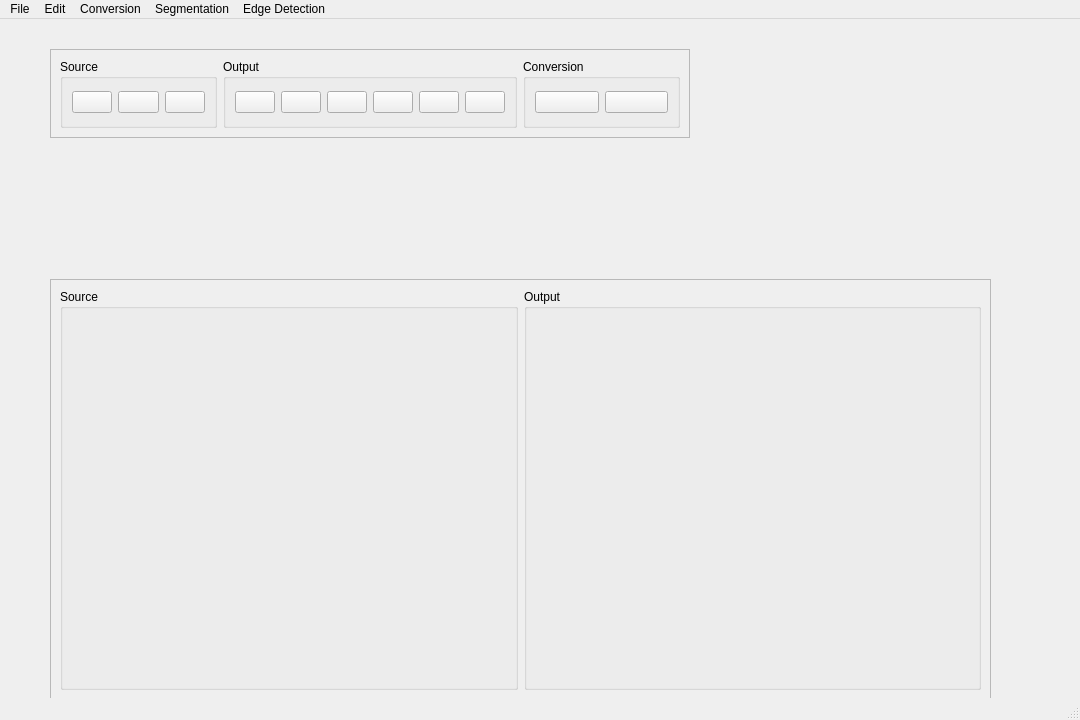
<?xml version="1.0" encoding="UTF-8"?>
<ui version="4.0">
 <class>MainWindow</class>
 <widget class="QMainWindow" name="MainWindow">
  <property name="enabled">
   <bool>true</bool>
  </property>
  <property name="geometry">
   <rect>
    <x>0</x>
    <y>0</y>
    <width>1080</width>
    <height>720</height>
   </rect>
  </property>
  <property name="minimumSize">
   <size>
    <width>1080</width>
    <height>720</height>
   </size>
  </property>
  <property name="maximumSize">
   <size>
    <width>1980</width>
    <height>1080</height>
   </size>
  </property>
  <property name="windowTitle">
   <string>Lab Project</string>
  </property>
  <widget class="QWidget" name="centralwidget">
   <widget class="QFrame" name="toolsFrame">
    <property name="geometry">
     <rect>
      <x>50</x>
      <y>30</y>
      <width>640</width>
      <height>89</height>
     </rect>
    </property>
    <property name="frameShape">
     <enum>QFrame::StyledPanel</enum>
    </property>
    <property name="frameShadow">
     <enum>QFrame::Raised</enum>
    </property>
    <layout class="QHBoxLayout" name="horizontalLayout_3">
     <item>
      <widget class="QGroupBox" name="sourceBox">
       <property name="title">
        <string>Source</string>
       </property>
       <layout class="QHBoxLayout" name="horizontalLayout">
        <item>
         <widget class="QPushButton" name="sourceFolder">
          <property name="text">
           <string/>
          </property>
          <property name="icon">
           <iconset>
            <normaloff>src/icons/UI Basic GLYPH-84.svg</normaloff>src/icons/UI Basic GLYPH-84.svg</iconset>
          </property>
         </widget>
        </item>
        <item>
         <widget class="QPushButton" name="sourceStar">
          <property name="text">
           <string/>
          </property>
         </widget>
        </item>
        <item>
         <widget class="QPushButton" name="sourceRedo">
          <property name="text">
           <string/>
          </property>
         </widget>
        </item>
       </layout>
      </widget>
     </item>
     <item>
      <widget class="QGroupBox" name="outputBox">
       <property name="title">
        <string>Output</string>
       </property>
       <layout class="QHBoxLayout" name="horizontalLayout_2">
        <item>
         <widget class="QPushButton" name="outputSave">
          <property name="text">
           <string/>
          </property>
          <property name="icon">
           <iconset>
            <normaloff>src/icons/UI Basic GLYPH-68.svg</normaloff>src/icons/UI Basic GLYPH-68.svg</iconset>
          </property>
         </widget>
        </item>
        <item>
         <widget class="QPushButton" name="outputImport">
          <property name="text">
           <string/>
          </property>
         </widget>
        </item>
        <item>
         <widget class="QPushButton" name="outputSaveAs">
          <property name="text">
           <string/>
          </property>
         </widget>
        </item>
        <item>
         <widget class="QPushButton" name="outputUndo">
          <property name="text">
           <string/>
          </property>
         </widget>
        </item>
        <item>
         <widget class="QPushButton" name="outputRedo">
          <property name="text">
           <string/>
          </property>
         </widget>
        </item>
        <item>
         <widget class="QPushButton" name="outputStar">
          <property name="text">
           <string/>
          </property>
         </widget>
        </item>
       </layout>
      </widget>
     </item>
     <item>
      <widget class="QGroupBox" name="conversionBox">
       <property name="title">
        <string>Conversion</string>
       </property>
       <layout class="QHBoxLayout" name="horizontalLayout_4">
        <item>
         <widget class="QPushButton" name="BGR2Gray">
          <property name="text">
           <string/>
          </property>
         </widget>
        </item>
        <item>
         <widget class="QPushButton" name="converson_2">
          <property name="text">
           <string/>
          </property>
         </widget>
        </item>
       </layout>
      </widget>
     </item>
    </layout>
   </widget>
   <widget class="QFrame" name="imagesFrame">
    <property name="geometry">
     <rect>
      <x>50</x>
      <y>260</y>
      <width>941</width>
      <height>421</height>
     </rect>
    </property>
    <property name="frameShape">
     <enum>QFrame::StyledPanel</enum>
    </property>
    <property name="frameShadow">
     <enum>QFrame::Raised</enum>
    </property>
    <layout class="QHBoxLayout" name="horizontalLayout_5">
     <item>
      <widget class="QGroupBox" name="sourceImageBox">
       <property name="minimumSize">
        <size>
         <width>256</width>
         <height>256</height>
        </size>
       </property>
       <property name="title">
        <string>Source</string>
       </property>
       <layout class="QHBoxLayout" name="horizontalLayout_6">
        <item>
         <widget class="QLabel" name="sourceImage">
          <property name="text">
           <string/>
          </property>
         </widget>
        </item>
       </layout>
      </widget>
     </item>
     <item>
      <widget class="QGroupBox" name="outputImageBox">
       <property name="minimumSize">
        <size>
         <width>256</width>
         <height>256</height>
        </size>
       </property>
       <property name="title">
        <string>Output</string>
       </property>
       <layout class="QHBoxLayout" name="horizontalLayout_7">
        <item>
         <widget class="QLabel" name="outputImage">
          <property name="text">
           <string/>
          </property>
         </widget>
        </item>
       </layout>
      </widget>
     </item>
    </layout>
   </widget>
  </widget>
  <widget class="QMenuBar" name="menubar">
   <property name="geometry">
    <rect>
     <x>0</x>
     <y>0</y>
     <width>1080</width>
     <height>21</height>
    </rect>
   </property>
   <widget class="QMenu" name="menuFile">
    <property name="title">
     <string>File</string>
    </property>
    <widget class="QMenu" name="menuExport_As">
     <property name="title">
      <string>Export As</string>
     </property>
     <addaction name="actionSource"/>
     <addaction name="actionOutput"/>
    </widget>
    <addaction name="sourceFolder_menu"/>
    <addaction name="actionSave_Output"/>
    <addaction name="actionSave_As_Output_2"/>
    <addaction name="menuExport_As"/>
    <addaction name="actionExit"/>
   </widget>
   <widget class="QMenu" name="menuEdit">
    <property name="title">
     <string>Edit</string>
    </property>
   </widget>
   <widget class="QMenu" name="menuConversion">
    <property name="title">
     <string>Conversion</string>
    </property>
   </widget>
   <widget class="QMenu" name="menuSegmentation">
    <property name="title">
     <string>Segmentation</string>
    </property>
   </widget>
   <widget class="QMenu" name="menuEdge_Detection">
    <property name="title">
     <string>Edge Detection</string>
    </property>
   </widget>
   <addaction name="menuFile"/>
   <addaction name="menuEdit"/>
   <addaction name="menuConversion"/>
   <addaction name="menuSegmentation"/>
   <addaction name="menuEdge_Detection"/>
  </widget>
  <widget class="QStatusBar" name="statusbar"/>
  <action name="sourceFolder_menu">
   <property name="text">
    <string>Open Source</string>
   </property>
  </action>
  <action name="actionSave_Output">
   <property name="text">
    <string>Save Output</string>
   </property>
  </action>
  <action name="actionSave_As_Output">
   <property name="text">
    <string>Save as Output</string>
   </property>
  </action>
  <action name="actionSave_As_Output_2">
   <property name="text">
    <string>Save As Output</string>
   </property>
  </action>
  <action name="actionExit">
   <property name="text">
    <string>Exit</string>
   </property>
  </action>
  <action name="actionOutput">
   <property name="text">
    <string>Output</string>
   </property>
  </action>
  <action name="actionSource">
   <property name="text">
    <string>Source</string>
   </property>
  </action>
 </widget>
 <resources/>
 <connections/>
</ui>
